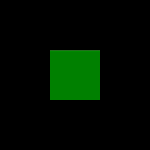

A 2D game scene composited from a Tiled map and its tileset images. What follows is a short description and the map's XML, with every tile layer's data as written:
An orthogonal 3x3 tile map with 50x50 px tiles, 22 tile layers (Regions, Input_preset, Output2_set, Output5_set, ...), 2 tilesets.

<map version="1.0" orientation="orthogonal" width="3" height="3" tilewidth="50" tileheight="50">
 <tileset firstgid="1" name="evolution1" tilewidth="50" tileheight="50">
  <image source="../evolution1.png" width="300" height="500" />
 </tileset>
 <tileset firstgid="61" name="set_rules" tilewidth="50" tileheight="50">
  <image source="set_rules.png" width="150" height="150" />
 </tileset>
 <layer name="Regions" width="3" height="3">
  <data>
   <tile gid="0" />
   <tile gid="0" />
   <tile gid="0" />
   <tile gid="0" />
   <tile gid="69" />
   <tile gid="0" />
   <tile gid="0" />
   <tile gid="0" />
   <tile gid="0" />
  </data>
 </layer>
 <layer name="Input_preset" width="3" height="3">
  <data>
   <tile gid="0" />
   <tile gid="0" />
   <tile gid="0" />
   <tile gid="0" />
   <tile gid="61" />
   <tile gid="0" />
   <tile gid="0" />
   <tile gid="0" />
   <tile gid="0" />
  </data>
 </layer>
 <layer name="Output2_set" width="3" height="3">
  <data>
   <tile gid="0" />
   <tile gid="0" />
   <tile gid="0" />
   <tile gid="0" />
   <tile gid="63" />
   <tile gid="0" />
   <tile gid="0" />
   <tile gid="0" />
   <tile gid="0" />
  </data>
 </layer>
 <layer name="Output5_set" width="3" height="3">
  <data>
   <tile gid="0" />
   <tile gid="0" />
   <tile gid="0" />
   <tile gid="0" />
   <tile gid="64" />
   <tile gid="0" />
   <tile gid="0" />
   <tile gid="0" />
   <tile gid="0" />
  </data>
 </layer>
 <layer name="Output6_set" width="3" height="3">
  <data>
   <tile gid="0" />
   <tile gid="0" />
   <tile gid="0" />
   <tile gid="0" />
   <tile gid="64" />
   <tile gid="0" />
   <tile gid="0" />
   <tile gid="0" />
   <tile gid="0" />
  </data>
 </layer>
 <layer name="Output7_set" width="3" height="3">
  <data>
   <tile gid="0" />
   <tile gid="0" />
   <tile gid="0" />
   <tile gid="0" />
   <tile gid="64" />
   <tile gid="0" />
   <tile gid="0" />
   <tile gid="0" />
   <tile gid="0" />
  </data>
 </layer>
 <layer name="Output8_set" width="3" height="3">
  <data>
   <tile gid="0" />
   <tile gid="0" />
   <tile gid="0" />
   <tile gid="0" />
   <tile gid="64" />
   <tile gid="0" />
   <tile gid="0" />
   <tile gid="0" />
   <tile gid="0" />
  </data>
 </layer>
 <layer name="Output9_set" width="3" height="3">
  <data>
   <tile gid="0" />
   <tile gid="0" />
   <tile gid="0" />
   <tile gid="0" />
   <tile gid="64" />
   <tile gid="0" />
   <tile gid="0" />
   <tile gid="0" />
   <tile gid="0" />
  </data>
 </layer>
 <layer name="Output10_set" width="3" height="3">
  <data>
   <tile gid="0" />
   <tile gid="0" />
   <tile gid="0" />
   <tile gid="0" />
   <tile gid="64" />
   <tile gid="0" />
   <tile gid="0" />
   <tile gid="0" />
   <tile gid="0" />
  </data>
 </layer>
 <layer name="Output11_set" width="3" height="3">
  <data>
   <tile gid="0" />
   <tile gid="0" />
   <tile gid="0" />
   <tile gid="0" />
   <tile gid="64" />
   <tile gid="0" />
   <tile gid="0" />
   <tile gid="0" />
   <tile gid="0" />
  </data>
 </layer>
 <layer name="Output12_set" width="3" height="3">
  <data>
   <tile gid="0" />
   <tile gid="0" />
   <tile gid="0" />
   <tile gid="0" />
   <tile gid="64" />
   <tile gid="0" />
   <tile gid="0" />
   <tile gid="0" />
   <tile gid="0" />
  </data>
 </layer>
 <layer name="Output13_set" width="3" height="3">
  <data>
   <tile gid="0" />
   <tile gid="0" />
   <tile gid="0" />
   <tile gid="0" />
   <tile gid="64" />
   <tile gid="0" />
   <tile gid="0" />
   <tile gid="0" />
   <tile gid="0" />
  </data>
 </layer>
 <layer name="Output14_set" width="3" height="3">
  <data>
   <tile gid="0" />
   <tile gid="0" />
   <tile gid="0" />
   <tile gid="0" />
   <tile gid="64" />
   <tile gid="0" />
   <tile gid="0" />
   <tile gid="0" />
   <tile gid="0" />
  </data>
 </layer>
 <layer name="Output15_set" width="3" height="3">
  <data>
   <tile gid="0" />
   <tile gid="0" />
   <tile gid="0" />
   <tile gid="0" />
   <tile gid="64" />
   <tile gid="0" />
   <tile gid="0" />
   <tile gid="0" />
   <tile gid="0" />
  </data>
 </layer>
 <layer name="Output16_set" width="3" height="3">
  <data>
   <tile gid="0" />
   <tile gid="0" />
   <tile gid="0" />
   <tile gid="0" />
   <tile gid="64" />
   <tile gid="0" />
   <tile gid="0" />
   <tile gid="0" />
   <tile gid="0" />
  </data>
 </layer>
 <layer name="Output17_set" width="3" height="3">
  <data>
   <tile gid="0" />
   <tile gid="0" />
   <tile gid="0" />
   <tile gid="0" />
   <tile gid="64" />
   <tile gid="0" />
   <tile gid="0" />
   <tile gid="0" />
   <tile gid="0" />
  </data>
 </layer>
 <layer name="Output18_set" width="3" height="3">
  <data>
   <tile gid="0" />
   <tile gid="0" />
   <tile gid="0" />
   <tile gid="0" />
   <tile gid="64" />
   <tile gid="0" />
   <tile gid="0" />
   <tile gid="0" />
   <tile gid="0" />
  </data>
 </layer>
 <layer name="Output19_set" width="3" height="3">
  <data>
   <tile gid="0" />
   <tile gid="0" />
   <tile gid="0" />
   <tile gid="0" />
   <tile gid="64" />
   <tile gid="0" />
   <tile gid="0" />
   <tile gid="0" />
   <tile gid="0" />
  </data>
 </layer>
 <layer name="Output20_set" width="3" height="3">
  <data>
   <tile gid="0" />
   <tile gid="0" />
   <tile gid="0" />
   <tile gid="0" />
   <tile gid="64" />
   <tile gid="0" />
   <tile gid="0" />
   <tile gid="0" />
   <tile gid="0" />
  </data>
 </layer>
 <layer name="Output21_set" width="3" height="3">
  <data>
   <tile gid="0" />
   <tile gid="0" />
   <tile gid="0" />
   <tile gid="0" />
   <tile gid="64" />
   <tile gid="0" />
   <tile gid="0" />
   <tile gid="0" />
   <tile gid="0" />
  </data>
 </layer>
 <layer name="Output22_set" width="3" height="3">
  <data>
   <tile gid="0" />
   <tile gid="0" />
   <tile gid="0" />
   <tile gid="0" />
   <tile gid="64" />
   <tile gid="0" />
   <tile gid="0" />
   <tile gid="0" />
   <tile gid="0" />
  </data>
 </layer>
 <layer name="Output23_set" width="3" height="3">
  <data>
   <tile gid="0" />
   <tile gid="0" />
   <tile gid="0" />
   <tile gid="0" />
   <tile gid="64" />
   <tile gid="0" />
   <tile gid="0" />
   <tile gid="0" />
   <tile gid="0" />
  </data>
 </layer>
</map>
